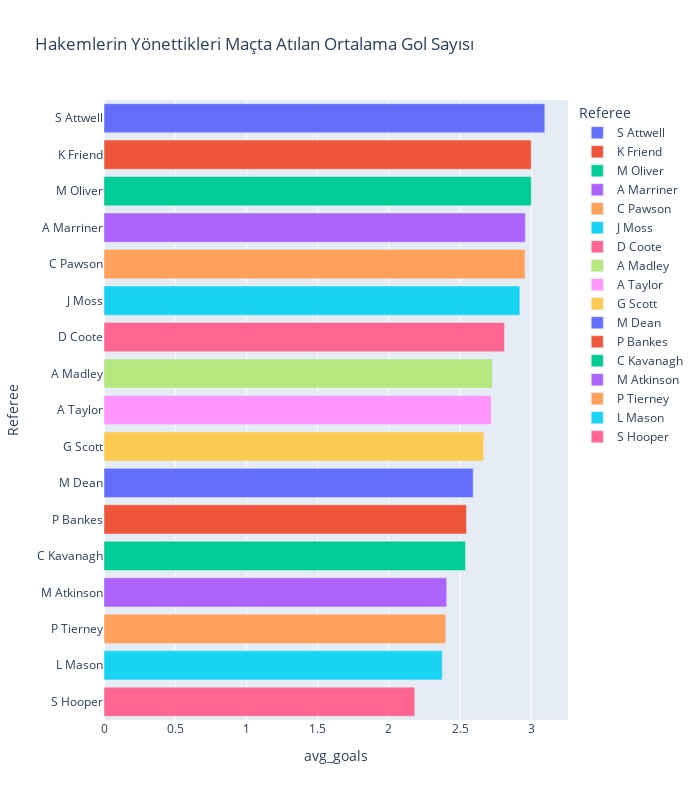

Write notebook code for a chart like this one.
### Code cell
avg_goals_per_referee = df.groupby('Referee')['total_goals'].mean().reset_index()
avg_goals_per_referee.columns = ['Referee', 'avg_goals']

games_per_referee = df['Referee'].value_counts().reset_index()
games_per_referee.columns = ['Referee', 'games']

merged_data = pd.merge(avg_goals_per_referee, games_per_referee, on='Referee')

filtered_data = merged_data[merged_data['games'] > 10]

filtered_data = filtered_data.sort_values(by='avg_goals', ascending=False)

fig = px.bar(
    filtered_data,
    y='Referee',
    x='avg_goals',
    color='Referee',
    orientation='h',
    title='Hakemlerin Yönettikleri Maçta Atılan Ortalama Gol Sayısı',
    height=800,
    width=700
)
fig.show()

### Figure 1 — Plotly figure (JSON) as saved in the notebook; plotly's stock layout.template omitted (floating-point values rounded to 4 significant figures)
{"data": [{"alignmentgroup": "True", "hovertemplate": "Referee=%{y}<br>avg_goals=%{x}<extra></extra>", "legendgroup": "S Attwell", "marker": {"color": "#636efa", "pattern": {"shape": ""}}, "name": "S Attwell", "offsetgroup": "S Attwell", "orientation": "h", "showlegend": true, "textposition": "auto", "type": "bar", "x": [3.095], "xaxis": "x", "y": ["S Attwell"], "yaxis": "y"}, {"alignmentgroup": "True", "hovertemplate": "Referee=%{y}<br>avg_goals=%{x}<extra></extra>", "legendgroup": "K Friend", "marker": {"color": "#EF553B", "pattern": {"shape": ""}}, "name": "K Friend", "offsetgroup": "K Friend", "orientation": "h", "showlegend": true, "textposition": "auto", "type": "bar", "x": [3], "xaxis": "x", "y": ["K Friend"], "yaxis": "y"}, {"alignmentgroup": "True", "hovertemplate": "Referee=%{y}<br>avg_goals=%{x}<extra></extra>", "legendgroup": "M Oliver", "marker": {"color": "#00cc96", "pattern": {"shape": ""}}, "name": "M Oliver", "offsetgroup": "M Oliver", "orientation": "h", "showlegend": true, "textposition": "auto", "type": "bar", "x": [3], "xaxis": "x", "y": ["M Oliver"], "yaxis": "y"}, {"alignmentgroup": "True", "hovertemplate": "Referee=%{y}<br>avg_goals=%{x}<extra></extra>", "legendgroup": "A Marriner", "marker": {"color": "#ab63fa", "pattern": {"shape": ""}}, "name": "A Marriner", "offsetgroup": "A Marriner", "orientation": "h", "showlegend": true, "textposition": "auto", "type": "bar", "x": [2.958], "xaxis": "x", "y": ["A Marriner"], "yaxis": "y"}, {"alignmentgroup": "True", "hovertemplate": "Referee=%{y}<br>avg_goals=%{x}<extra></extra>", "legendgroup": "C Pawson", "marker": {"color": "#FFA15A", "pattern": {"shape": ""}}, "name": "C Pawson", "offsetgroup": "C Pawson", "orientation": "h", "showlegend": true, "textposition": "auto", "type": "bar", "x": [2.957], "xaxis": "x", "y": ["C Pawson"], "yaxis": "y"}, {"alignmentgroup": "True", "hovertemplate": "Referee=%{y}<br>avg_goals=%{x}<extra></extra>", "legendgroup": "J Moss", "marker": {"color": "#19d3f3", "pattern": {"shape": ""}}, "name": "J Moss", "offsetgroup": "J Moss", "orientation": "h", "showlegend": true, "textposition": "auto", "type": "bar", "x": [2.92], "xaxis": "x", "y": ["J Moss"], "yaxis": "y"}, {"alignmentgroup": "True", "hovertemplate": "Referee=%{y}<br>avg_goals=%{x}<extra></extra>", "legendgroup": "D Coote", "marker": {"color": "#FF6692", "pattern": {"shape": ""}}, "name": "D Coote", "offsetgroup": "D Coote", "orientation": "h", "showlegend": true, "textposition": "auto", "type": "bar", "x": [2.812], "xaxis": "x", "y": ["D Coote"], "yaxis": "y"}, {"alignmentgroup": "True", "hovertemplate": "Referee=%{y}<br>avg_goals=%{x}<extra></extra>", "legendgroup": "A Madley", "marker": {"color": "#B6E880", "pattern": {"shape": ""}}, "name": "A Madley", "offsetgroup": "A Madley", "orientation": "h", "showlegend": true, "textposition": "auto", "type": "bar", "x": [2.727], "xaxis": "x", "y": ["A Madley"], "yaxis": "y"}, {"alignmentgroup": "True", "hovertemplate": "Referee=%{y}<br>avg_goals=%{x}<extra></extra>", "legendgroup": "A Taylor", "marker": {"color": "#FF97FF", "pattern": {"shape": ""}}, "name": "A Taylor", "offsetgroup": "A Taylor", "orientation": "h", "showlegend": true, "textposition": "auto", "type": "bar", "x": [2.719], "xaxis": "x", "y": ["A Taylor"], "yaxis": "y"}, {"alignmentgroup": "True", "hovertemplate": "Referee=%{y}<br>avg_goals=%{x}<extra></extra>", "legendgroup": "G Scott", "marker": {"color": "#FECB52", "pattern": {"shape": ""}}, "name": "G Scott", "offsetgroup": "G Scott", "orientation": "h", "showlegend": true, "textposition": "auto", "type": "bar", "x": [2.667], "xaxis": "x", "y": ["G Scott"], "yaxis": "y"}, {"alignmentgroup": "True", "hovertemplate": "Referee=%{y}<br>avg_goals=%{x}<extra></extra>", "legendgroup": "M Dean", "marker": {"color": "#636efa", "pattern": {"shape": ""}}, "name": "M Dean", "offsetgroup": "M Dean", "orientation": "h", "showlegend": true, "textposition": "auto", "type": "bar", "x": [2.593], "xaxis": "x", "y": ["M Dean"], "yaxis": "y"}, {"alignmentgroup": "True", "hovertemplate": "Referee=%{y}<br>avg_goals=%{x}<extra></extra>", "legendgroup": "P Bankes", "marker": {"color": "#EF553B", "pattern": {"shape": ""}}, "name": "P Bankes", "offsetgroup": "P Bankes", "orientation": "h", "showlegend": true, "textposition": "auto", "type": "bar", "x": [2.545], "xaxis": "x", "y": ["P Bankes"], "yaxis": "y"}, {"alignmentgroup": "True", "hovertemplate": "Referee=%{y}<br>avg_goals=%{x}<extra></extra>", "legendgroup": "C Kavanagh", "marker": {"color": "#00cc96", "pattern": {"shape": ""}}, "name": "C Kavanagh", "offsetgroup": "C Kavanagh", "orientation": "h", "showlegend": true, "textposition": "auto", "type": "bar", "x": [2.538], "xaxis": "x", "y": ["C Kavanagh"], "yaxis": "y"}, {"alignmentgroup": "True", "hovertemplate": "Referee=%{y}<br>avg_goals=%{x}<extra></extra>", "legendgroup": "M Atkinson", "marker": {"color": "#ab63fa", "pattern": {"shape": ""}}, "name": "M Atkinson", "offsetgroup": "M Atkinson", "orientation": "h", "showlegend": true, "textposition": "auto", "type": "bar", "x": [2.406], "xaxis": "x", "y": ["M Atkinson"], "yaxis": "y"}, {"alignmentgroup": "True", "hovertemplate": "Referee=%{y}<br>avg_goals=%{x}<extra></extra>", "legendgroup": "P Tierney", "marker": {"color": "#FFA15A", "pattern": {"shape": ""}}, "name": "P Tierney", "offsetgroup": "P Tierney", "orientation": "h", "showlegend": true, "textposition": "auto", "type": "bar", "x": [2.4], "xaxis": "x", "y": ["P Tierney"], "yaxis": "y"}, {"alignmentgroup": "True", "hovertemplate": "Referee=%{y}<br>avg_goals=%{x}<extra></extra>", "legendgroup": "L Mason", "marker": {"color": "#19d3f3", "pattern": {"shape": ""}}, "name": "L Mason", "offsetgroup": "L Mason", "orientation": "h", "showlegend": true, "textposition": "auto", "type": "bar", "x": [2.375], "xaxis": "x", "y": ["L Mason"], "yaxis": "y"}, {"alignmentgroup": "True", "hovertemplate": "Referee=%{y}<br>avg_goals=%{x}<extra></extra>", "legendgroup": "S Hooper", "marker": {"color": "#FF6692", "pattern": {"shape": ""}}, "name": "S Hooper", "offsetgroup": "S Hooper", "orientation": "h", "showlegend": true, "textposition": "auto", "type": "bar", "x": [2.182], "xaxis": "x", "y": ["S Hooper"], "yaxis": "y"}], "layout": {"barmode": "relative", "height": 800, "legend": {"title": {"text": "Referee"}, "tracegroupgap": 0}, "title": {"text": "Hakemlerin Yönettikleri Maçta Atılan Ortalama Gol Sayısı"}, "width": 700, "xaxis": {"anchor": "y", "autorange": true, "domain": [0, 1], "range": [0, 3.258], "title": {"text": "avg_goals"}, "type": "linear"}, "yaxis": {"anchor": "x", "autorange": true, "categoryarray": ["S Hooper", "L Mason", "P Tierney", "M Atkinson", "C Kavanagh", "P Bankes", "M Dean", "G Scott", "A Taylor", "A Madley", "D Coote", "J Moss", "C Pawson", "A Marriner", "M Oliver", "K Friend", "S Attwell"], "categoryorder": "array", "domain": [0, 1], "range": [-0.5, 16.5], "title": {"text": "Referee"}, "type": "category"}}}
